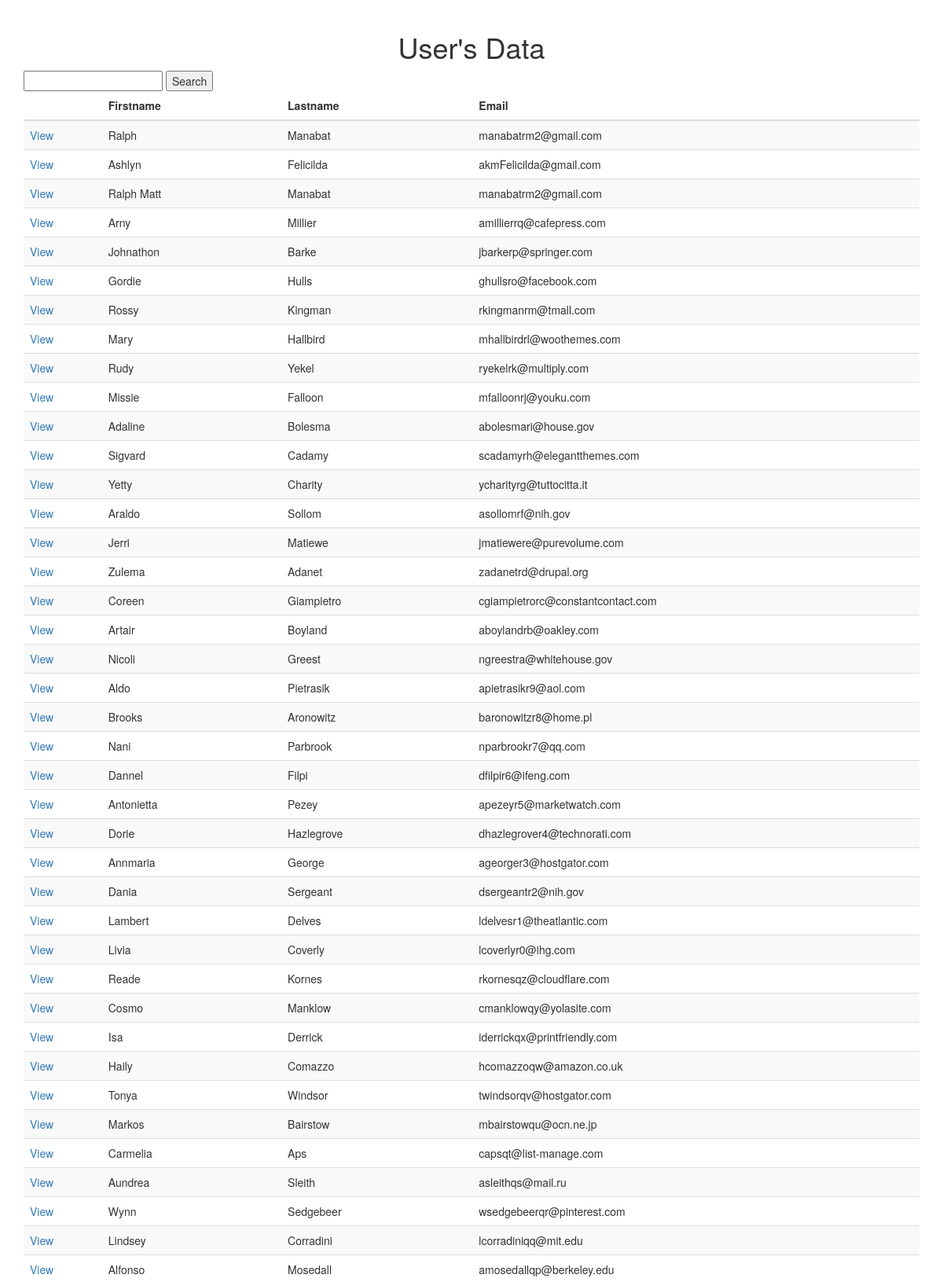
The page / (upper part) on the database its author committed.
### tables this page shows
CREATE TABLE `userdata` (
  `id` int(11) NOT NULL,
  `first_name` varchar(255) DEFAULT NULL,
  `last_name` varchar(255) DEFAULT NULL,
  `email` varchar(255) DEFAULT NULL,
  `gender` varchar(255) DEFAULT NULL,
  `ip_address` varchar(255) DEFAULT NULL
);

### index.php (the view, shortened to what this page needs)
<?php
$con = connection();
$sql = "SELECT * FROM userdata order by id desc";
$user = $con->query($sql) or die($con->connect_error);
?>
<!DOCTYPE html>
<html lang="en">
<head>
    <link rel="stylesheet" href="https://maxcdn.bootstrapcdn.com/bootstrap/3.4.1/css/bootstrap.min.css">
    <link rel="stylesheet" href="css/style.css">
</head>
<body>
    <div class="container">
        <center><h1>User's Data</h1></center>
        <form action="search.php" method="GET">
        <input type="text" name="search">
        <button type="submit">Search</button>
        </form>
    <table class="table table-striped">
<thead>
    <tr>
        <th></th>
        <th>Firstname</th>
        <th>Lastname</th>
        <th>Email</th>
    </tr>
</thead>
<tbody>
    <tr><?php while ($row = $user->fetch_assoc()) { ?>
        <td><a href="index.php"> View </a></td>
        <td><?php echo $row["first_name"]?></td>
        <td><?php echo $row["last_name"]?></td>
        <td><?php echo $row["email"] ?></td>
    </tr><?php } ?>
</tbody>
    </table>
    </div>
</body>
</html>

### css/style.css (style rules this page uses)
.container { padding-top: 20px; }

### rows shown on the page
userdata: first_name "Ralph", last_name "Manabat", email "manabatrm2@gmail.com"
userdata: first_name "Ashlyn", last_name "Felicilda", email "akmFelicilda@gmail.com"
userdata: first_name "Ralph Matt", last_name "Manabat", email "manabatrm2@gmail.com"
userdata: first_name "Arny", last_name "Millier", email "amillierrq@cafepress.com"
userdata: first_name "Johnathon", last_name "Barke", email "jbarkerp@springer.com"
userdata: first_name "Gordie", last_name "Hulls", email "ghullsro@facebook.com"
userdata: first_name "Rossy", last_name "Kingman", email "rkingmanrm@tmall.com"
userdata: first_name "Mary", last_name "Hallbird", email "mhallbirdrl@woothemes.com"
userdata: first_name "Rudy", last_name "Yekel", email "ryekelrk@multiply.com"
userdata: first_name "Missie", last_name "Falloon", email "mfalloonrj@youku.com"
userdata: first_name "Adaline", last_name "Bolesma", email "abolesmari@house.gov"
userdata: first_name "Sigvard", last_name "Cadamy", email "scadamyrh@elegantthemes.com"
userdata: first_name "Yetty", last_name "Charity", email "ycharityrg@tuttocitta.it"
userdata: first_name "Araldo", last_name "Sollom", email "asollomrf@nih.gov"
userdata: first_name "Jerri", last_name "Matiewe", email "jmatiewere@purevolume.com"
userdata: first_name "Zulema", last_name "Adanet", email "zadanetrd@drupal.org"
userdata: first_name "Coreen", last_name "Giampietro", email "cgiampietrorc@constantcontact.com"
userdata: first_name "Artair", last_name "Boyland", email "aboylandrb@oakley.com"
userdata: first_name "Nicoli", last_name "Greest", email "ngreestra@whitehouse.gov"
userdata: first_name "Aldo", last_name "Pietrasik", email "apietrasikr9@aol.com"
userdata: first_name "Brooks", last_name "Aronowitz", email "baronowitzr8@home.pl"
userdata: first_name "Nani", last_name "Parbrook", email "nparbrookr7@qq.com"
userdata: first_name "Dannel", last_name "Filpi", email "dfilpir6@ifeng.com"
userdata: first_name "Antonietta", last_name "Pezey", email "apezeyr5@marketwatch.com"
userdata: first_name "Dorie", last_name "Hazlegrove", email "dhazlegrover4@technorati.com"
userdata: first_name "Annmaria", last_name "George", email "ageorger3@hostgator.com"
userdata: first_name "Dania", last_name "Sergeant", email "dsergeantr2@nih.gov"
userdata: first_name "Lambert", last_name "Delves", email "ldelvesr1@theatlantic.com"
userdata: first_name "Livia", last_name "Coverly", email "lcoverlyr0@ihg.com"
userdata: first_name "Reade", last_name "Kornes", email "rkornesqz@cloudflare.com"
userdata: first_name "Cosmo", last_name "Manklow", email "cmanklowqy@yolasite.com"
userdata: first_name "Isa", last_name "Derrick", email "iderrickqx@printfriendly.com"
userdata: first_name "Haily", last_name "Comazzo", email "hcomazzoqw@amazon.co.uk"
userdata: first_name "Tonya", last_name "Windsor", email "twindsorqv@hostgator.com"
userdata: first_name "Markos", last_name "Bairstow", email "mbairstowqu@ocn.ne.jp"
userdata: first_name "Carmelia", last_name "Aps", email "capsqt@list-manage.com"
userdata: first_name "Aundrea", last_name "Sleith", email "asleithqs@mail.ru"
userdata: first_name "Wynn", last_name "Sedgebeer", email "wsedgebeerqr@pinterest.com"
userdata: first_name "Lindsey", last_name "Corradini", email "lcorradiniqq@mit.edu"
userdata: first_name "Alfonso", last_name "Mosedall", email "amosedallqp@berkeley.edu"
